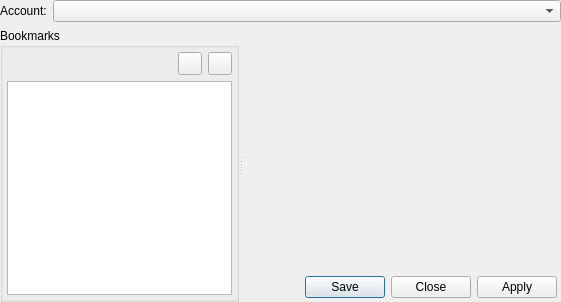
<?xml version="1.0" encoding="UTF-8"?>
<ui version="4.0">
 <class>JoinChat</class>
 <widget class="QWidget" name="JoinChat">
  <property name="windowModality">
   <enum>Qt::WindowModal</enum>
  </property>
  <property name="geometry">
   <rect>
    <x>0</x>
    <y>0</y>
    <width>561</width>
    <height>302</height>
   </rect>
  </property>
  <property name="windowTitle">
   <string>Join groupchat</string>
  </property>
  <layout class="QVBoxLayout" name="verticalLayout">
   <property name="margin">
    <number>0</number>
   </property>
   <item>
    <layout class="QHBoxLayout" name="horizontalLayout_7">
     <item>
      <widget class="QLabel" name="label_2">
       <property name="text">
        <string>Account:</string>
       </property>
      </widget>
     </item>
     <item>
      <widget class="QComboBox" name="accountBox">
       <property name="sizePolicy">
        <sizepolicy hsizetype="Expanding" vsizetype="Fixed">
         <horstretch>0</horstretch>
         <verstretch>0</verstretch>
        </sizepolicy>
       </property>
      </widget>
     </item>
    </layout>
   </item>
   <item>
    <widget class="QSplitter" name="splitter">
     <property name="orientation">
      <enum>Qt::Horizontal</enum>
     </property>
     <property name="childrenCollapsible">
      <bool>false</bool>
     </property>
     <widget class="QGroupBox" name="bookmarkBox">
      <property name="title">
       <string>Bookmarks</string>
      </property>
      <layout class="QVBoxLayout" name="verticalLayout_2">
       <property name="margin">
        <number>4</number>
       </property>
       <item>
        <layout class="QHBoxLayout" name="horizontalLayout">
         <item>
          <spacer name="horizontalSpacer_2">
           <property name="orientation">
            <enum>Qt::Horizontal</enum>
           </property>
           <property name="sizeHint" stdset="0">
            <size>
             <width>43</width>
             <height>20</height>
            </size>
           </property>
          </spacer>
         </item>
         <item>
          <widget class="QToolButton" name="addConferenceButton"/>
         </item>
         <item>
          <widget class="QToolButton" name="removeConferenceButton"/>
         </item>
        </layout>
       </item>
       <item>
        <widget class="QListWidget" name="conferenceListWidget"/>
       </item>
      </layout>
     </widget>
     <widget class="QStackedWidget" name="stackedWidget">
      <widget class="QWidget" name="stackedWidgetPage1">
       <layout class="QVBoxLayout" name="dataFormLayout">
        <property name="margin">
         <number>4</number>
        </property>
        <item>
         <spacer name="verticalSpacer_2">
          <property name="orientation">
           <enum>Qt::Vertical</enum>
          </property>
          <property name="sizeType">
           <enum>QSizePolicy::Expanding</enum>
          </property>
          <property name="sizeHint" stdset="0">
           <size>
            <width>20</width>
            <height>40</height>
           </size>
          </property>
         </spacer>
        </item>
        <item>
         <widget class="QDialogButtonBox" name="buttonBox">
          <property name="standardButtons">
           <set>QDialogButtonBox::Apply|QDialogButtonBox::Close|QDialogButtonBox::Save</set>
          </property>
         </widget>
        </item>
       </layout>
      </widget>
      <widget class="QWidget" name="stackedWidgetPage2">
       <layout class="QVBoxLayout" name="verticalLayout_3">
        <property name="margin">
         <number>4</number>
        </property>
        <item>
         <layout class="QHBoxLayout" name="horizontalLayout_4">
          <item>
           <widget class="QRadioButton" name="checkMessage">
            <property name="sizePolicy">
             <sizepolicy hsizetype="Fixed" vsizetype="Fixed">
              <horstretch>0</horstretch>
              <verstretch>0</verstretch>
             </sizepolicy>
            </property>
            <property name="text">
             <string>Request last </string>
            </property>
           </widget>
          </item>
          <item>
           <widget class="QSpinBox" name="historyCount">
            <property name="maximum">
             <number>9999</number>
            </property>
           </widget>
          </item>
          <item>
           <widget class="QLabel" name="label">
            <property name="sizePolicy">
             <sizepolicy hsizetype="Fixed" vsizetype="Preferred">
              <horstretch>0</horstretch>
              <verstretch>0</verstretch>
             </sizepolicy>
            </property>
            <property name="text">
             <string>messages</string>
            </property>
           </widget>
          </item>
          <item>
           <spacer name="horizontalSpacer_3">
            <property name="orientation">
             <enum>Qt::Horizontal</enum>
            </property>
            <property name="sizeHint" stdset="0">
             <size>
              <width>40</width>
              <height>20</height>
             </size>
            </property>
           </spacer>
          </item>
         </layout>
        </item>
        <item>
         <layout class="QHBoxLayout" name="horizontalLayout_5">
          <item>
           <widget class="QRadioButton" name="checkSecond">
            <property name="sizePolicy">
             <sizepolicy hsizetype="Fixed" vsizetype="Fixed">
              <horstretch>0</horstretch>
              <verstretch>0</verstretch>
             </sizepolicy>
            </property>
            <property name="text">
             <string>Request messages since the datetime</string>
            </property>
           </widget>
          </item>
          <item>
           <widget class="QTimeEdit" name="historySeconds">
            <property name="displayFormat">
             <string>H:mm:ss</string>
            </property>
           </widget>
          </item>
          <item>
           <spacer name="horizontalSpacer_4">
            <property name="orientation">
             <enum>Qt::Horizontal</enum>
            </property>
            <property name="sizeHint" stdset="0">
             <size>
              <width>40</width>
              <height>20</height>
             </size>
            </property>
           </spacer>
          </item>
         </layout>
        </item>
        <item>
         <layout class="QHBoxLayout" name="horizontalLayout_6">
          <item>
           <widget class="QRadioButton" name="checkSince">
            <property name="sizePolicy">
             <sizepolicy hsizetype="Fixed" vsizetype="Fixed">
              <horstretch>0</horstretch>
              <verstretch>0</verstretch>
             </sizepolicy>
            </property>
            <property name="text">
             <string>Request messages since</string>
            </property>
           </widget>
          </item>
          <item>
           <widget class="QDateTimeEdit" name="historySince"/>
          </item>
          <item>
           <spacer name="horizontalSpacer_5">
            <property name="orientation">
             <enum>Qt::Horizontal</enum>
            </property>
            <property name="sizeHint" stdset="0">
             <size>
              <width>40</width>
              <height>20</height>
             </size>
            </property>
           </spacer>
          </item>
         </layout>
        </item>
        <item>
         <spacer name="verticalSpacer">
          <property name="orientation">
           <enum>Qt::Vertical</enum>
          </property>
          <property name="sizeHint" stdset="0">
           <size>
            <width>20</width>
            <height>40</height>
           </size>
          </property>
         </spacer>
        </item>
       </layout>
      </widget>
     </widget>
    </widget>
   </item>
  </layout>
 </widget>
 <tabstops>
  <tabstop>addConferenceButton</tabstop>
  <tabstop>removeConferenceButton</tabstop>
 </tabstops>
 <resources/>
 <connections/>
</ui>
